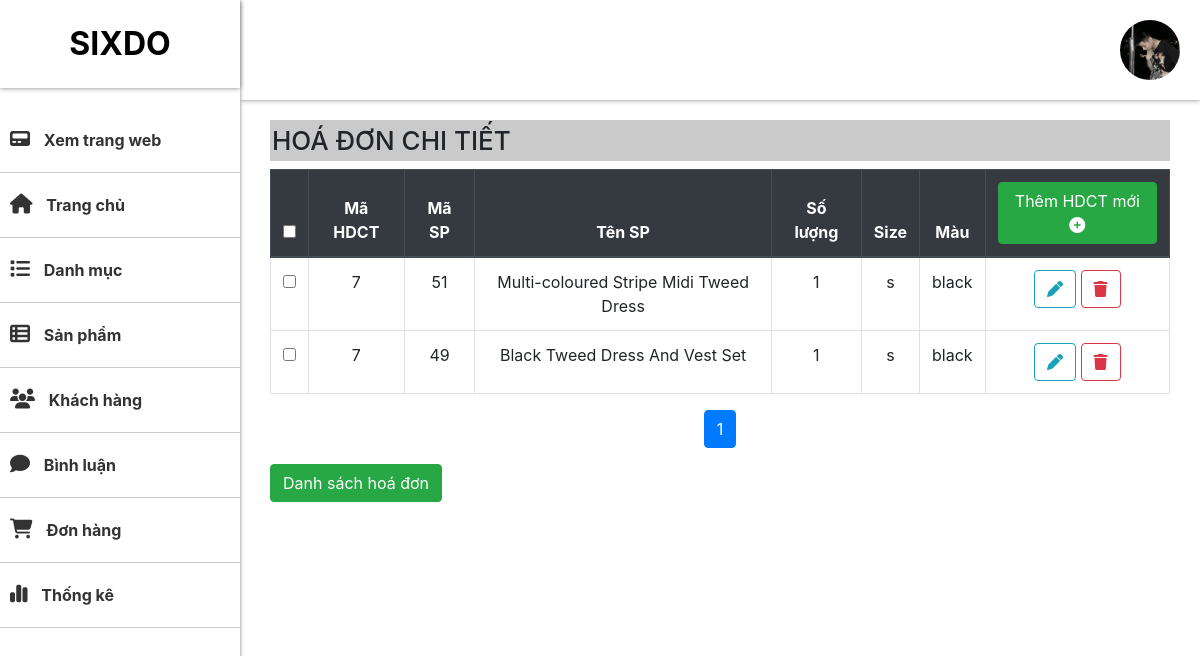
Screenshot of /admin/cart/index.php?btn_hdct&ma_hd=7 (signed in) with the database file from the repository.
### tables this page shows
CREATE TABLE `hoadonchitiet` (
  `ma_hdct` int(11) NOT NULL,
  `ma_hd` int(11) NOT NULL,
  `Ma_SP` int(11) NOT NULL,
  `so_luong` int(11) NOT NULL,
  `size` enum('s','m','l','xl') NOT NULL,
  `mau` text NOT NULL
);

CREATE TABLE `products` (
  `Ma_SP` int(11) NOT NULL,
  `Ten_SP` text NOT NULL,
  `Price` float NOT NULL,
  `Price_Giam` float NOT NULL,
  `Mota` text NOT NULL,
  `ngay_nhap` date NOT NULL,
  `so_luot_xem` int(15) NOT NULL,
  `ma_loai` int(11) NOT NULL,
  `dac_biet` int(1) NOT NULL
);

### admin/cart/index.php (called while the page is built, shortened)
<?php
require_once "../../dao/pdo.php";
require_once "../../dao/cart.php";
require "../../global.php";
if (exist_param("btn_list")) {
    $items = cart_select_page('ma_hd', 10);
    $VIEW_NAME = "list.php";
} else if (exist_param("btn_edit")) {
    $ma_hd = $_REQUEST['ma_hd'];
    $hoadon_info = hoadon_select_by_id($ma_hd);
    extract($hoadon_info);
    $VIEW_NAME = "edit.php";
} else if (exist_param("btn_delete")) {
    $ma_hd = $_REQUEST['ma_hd'];
    hoadon_delete($ma_hd);
    $items = cart_select_page('ma_hd', 10);
    $VIEW_NAME = "list.php";
}else if (exist_param("btn_hdct")) {
    $ma_hd = $_REQUEST['ma_hd'];
    $hdct = hdct_select_page('ma_hdct', 10,$ma_hd);
}else if (exist_param("btn_hdct_delete")) {
    $ma_hdct = $_REQUEST['ma_hdct'];
    $ma_hd = $_REQUEST['ma_hd'];
    hoadonchitiet_delete($ma_hdct);
    $hdct = hdct_select_page('ma_hdct', 10,$ma_hd);
    $VIEW_NAME = "hdct.php";
}elseif (exist_param("btn_hdct_new")) {
    $ma_hd = $_REQUEST['ma_hd'];
    $VIEW_NAME = "add_hdct.php";
}else if (exist_param("btn_hdct_edit")) {
    $ma_hdct = $_REQUEST['ma_hdct'];
    $hdct=hoadonchitiet_select_by_id($ma_hdct);
    extract($hdct);
    $VIEW_NAME = "edit_hdct.php";
}
require "../layout.php";

### global.php (called while the page is built, shortened)
<?php
$UPLOAD_URL = "../../upload";

### DAO/pdo.php (called while the page is built, shortened)
<?php
function pdo_get_connection()
{
    $dburl = "mysql:host=localhost;dbname=duan_1;charset=utf8";
    $username = 'root';
    $password = '';
    $conn = new PDO($dburl, $username, $password);
    $conn->setAttribute(PDO::ATTR_ERRMODE, PDO::ERRMODE_EXCEPTION);
    return $conn;
}
function pdo_query($sql)
{
    $sql_args = array_slice(func_get_args(), 1);
    try {
        $conn = pdo_get_connection();
        $stmt = $conn->prepare($sql);
        $stmt->execute($sql_args);
        $rows = $stmt->fetchAll();
        return $rows;
    } catch (PDOException $e) {
        throw $e;
    } finally {
        unset($conn);
    }
}
function pdo_query_one($sql)
{
    $sql_args = array_slice(func_get_args(), 1);
    try {
        $conn = pdo_get_connection();
        $stmt = $conn->prepare($sql);
        $stmt->execute($sql_args);
        $row = $stmt->fetch(PDO::FETCH_ASSOC);
        return $row;
    } catch (PDOException $e) {
        throw $e;
    } finally {
        unset($conn);
    }
}

### DAO/cart.php (called while the page is built, shortened)
<?php
require_once("pdo.php");
function hdct_select_page($order, $limit, $ma_hd)
{
    $begin = ($_SESSION['page'] - 1) * $limit;
    $sql = "SELECT * FROM hoadonchitiet WHERE ma_hd=? ORDER BY $order ASC LIMIT $begin,$limit";
    return pdo_query($sql, $ma_hd);
}

### DAO/product.php (called while the page is built, shortened)
<?php
require_once("pdo.php");
function product_select_by_id($Ma_SP)
{
    $sql = "SELECT * FROM products WHERE Ma_SP=?";
    return pdo_query_one($sql, $Ma_SP);
}

### admin/cart/hdct.php (the view, shortened to what this page needs)
<section id="main">
    <div class="main-header">
    <div class="account-img">
                        <?php if (isset($_SESSION['user']) && $_SESSION['user']['Image'] != "") { ?>
                        <img src=" <?= $UPLOAD_URL . "/users/" . $_SESSION['user']['Image'] ?>" width="30" height="30"
                            class="account-image icon" alt="">
                        <?php } else { ?>
                        <?php }  ?>
                    </div>
    </div>
    <div class="content">
        <h1 class="heading">HOÁ ĐƠN CHI TIẾT</h1>
        <div class="box box-primary">
            <div class="box-body">
                <form action="?btn_delete_all" method="post" class="table-responsive">
                    <table width="100%" class="table table-hover table-bordered text-center">
                        <thead class="thead-dark">
                            <tr>
                                <th><input type="checkbox" id="select-all"></th>
                                <th>Mã HDCT</th>
                                <th>Mã SP</th>
                                <th>Tên SP</th>
                                <th>Số lượng</th>
                                <th>Size</th>
                                <th>Màu</th>
                                <th><a href="index.php?btn_hdct_new&ma_hd=<?=$ma_hd?>" class="btn btn-success text-white">Thêm HDCT mới
                                        <i class="fas fa-plus-circle"></i></a></th>
                            </tr>
                        </thead>
                        <tbody>
                            <?php
                            foreach ($hdct as $hdct) {
                                extract($hdct);
                                $product_select=product_select_by_id($Ma_SP);
                                extract($product_select);
                                $sua_hdct = "index.php?btn_hdct_edit&ma_hdct=" . $ma_hdct;
                                $xoa_hdct = "index.php?btn_hdct_delete&ma_hdct=" . $ma_hdct."&ma_hd=".$ma_hd;
                            ?>
                            <tr>
                                <td><input type="checkbox" name="ma_hdct[]" value="<?= $ma_hdct ?>"></td>
                                <td><?= $ma_hd ?></td>
                                <td><?= $Ma_SP ?></td>
                                <td><?= $Ten_SP ?></td>
                                <td><?= $so_luong ?></td>
                                <td><?= $size ?></td>
                                <td><?= $mau ?></td>
                                <td class="text-end">
                                    <a href="<?= $sua_hdct ?>" class="btn btn-outline-info btn-rounded"><i
                                            class="fas fa-pen"></i></a>
                                    <a href="<?= $xoa_hdct ?>" class="btn btn-outline-danger btn-rounded"
                                        onclick="return confirm(' Bạn có Muốn Xóa Không')"><i
                                            class=" fas fa-trash"></i></a>
                                </td>
                            </tr>
                            <?php
                            }
                            ?>
                        </tbody>
                    </table>
                    <div class="mt-3" width="100%">
                        <ul class="pagination justify-content-center">
                            <?php
                             for ($i = 1; $i <= $_SESSION['total_page']; $i++) { ?>
                            <li class="page-item <?= $_SESSION['page'] == $i ? 'active' : '' ?>">
                                <a class="page-link" href="?btn_hdct&ma_hd=<?=$ma_hd?>&page=<?= $i ?>"><?= $i ?></a>
                            </li>
                            <?php } ?>
                        </ul>
                    </div>
                    <a href="index.php?btn_list"><input type="button" class="btn btn-success"
                                        value="Danh sách hoá đơn"></a>
                </form>
            </div>
        </div>
    </div>
</section>

### content/styles/admin.css (style rules this page uses)
* { margin: 0; padding: 0; box-sizing: border-box; }
body { font-family: "Lato", sans-serif; }
#main { margin-left: 20%; width: 100%; display: flex; flex-direction: column; gap: 20px; overflow: hidden; }
.main-header { top: 0; right: 0; left: 20%; box-shadow: 0 0 5px gray; height: 100px; padding: 20px; display: flex; justify-content: end; align-items: center; z-index: 1; }
.main-header img { width: 60px; height: 60px; object-fit: cover; border-radius: 100%; }
.content { padding: 0 30px; width: 100%; margin: 0 auto; }
.heading { padding: 5px 2px; font-size: 26px; background-color: rgba(128, 128, 128, 0.421); }

### rows the page displays
hoadonchitiet: ma_hd "7", products.Ma_SP "51", products.Ten_SP "Multi-coloured Stripe Midi Tweed Dress", so_luong "1", size "s", mau "black"
hoadonchitiet: ma_hd "7", products.Ma_SP "49", products.Ten_SP "Black Tweed Dress And Vest Set", so_luong "1", size "s", mau "black"
